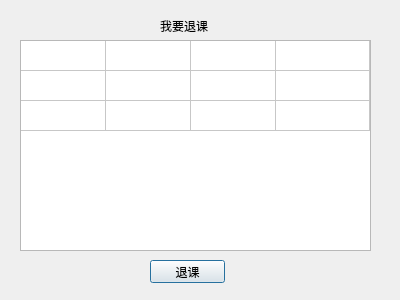
<?xml version="1.0" encoding="UTF-8"?>
<ui version="4.0">
 <class>s_5</class>
 <widget class="QDialog" name="s_5">
  <property name="geometry">
   <rect>
    <x>0</x>
    <y>0</y>
    <width>400</width>
    <height>300</height>
   </rect>
  </property>
  <property name="windowTitle">
   <string>Dialog</string>
  </property>
  <widget class="QLabel" name="label">
   <property name="geometry">
    <rect>
     <x>160</x>
     <y>20</y>
     <width>54</width>
     <height>12</height>
    </rect>
   </property>
   <property name="text">
    <string>我要退课</string>
   </property>
  </widget>
  <widget class="QPushButton" name="pushButton">
   <property name="geometry">
    <rect>
     <x>150</x>
     <y>260</y>
     <width>75</width>
     <height>23</height>
    </rect>
   </property>
   <property name="text">
    <string>退课</string>
   </property>
  </widget>
  <widget class="QTableWidget" name="tableWidget">
   <property name="geometry">
    <rect>
     <x>20</x>
     <y>40</y>
     <width>351</width>
     <height>211</height>
    </rect>
   </property>
   <property name="editTriggers">
    <set>QAbstractItemView::NoEditTriggers</set>
   </property>
   <property name="selectionBehavior">
    <enum>QAbstractItemView::SelectRows</enum>
   </property>
   <attribute name="horizontalHeaderVisible">
    <bool>false</bool>
   </attribute>
   <attribute name="horizontalHeaderCascadingSectionResizes">
    <bool>false</bool>
   </attribute>
   <attribute name="horizontalHeaderDefaultSectionSize">
    <number>85</number>
   </attribute>
   <attribute name="horizontalHeaderHighlightSections">
    <bool>true</bool>
   </attribute>
   <attribute name="horizontalHeaderShowSortIndicator" stdset="0">
    <bool>false</bool>
   </attribute>
   <attribute name="horizontalHeaderStretchLastSection">
    <bool>true</bool>
   </attribute>
   <attribute name="verticalHeaderVisible">
    <bool>false</bool>
   </attribute>
   <attribute name="verticalHeaderStretchLastSection">
    <bool>false</bool>
   </attribute>
   <row>
    <property name="text">
     <string>新建行</string>
    </property>
   </row>
   <row>
    <property name="text">
     <string>新建行</string>
    </property>
   </row>
   <row>
    <property name="text">
     <string>新建行</string>
    </property>
   </row>
   <column>
    <property name="text">
     <string>课程id</string>
    </property>
   </column>
   <column>
    <property name="text">
     <string>课程名</string>
    </property>
   </column>
   <column>
    <property name="text">
     <string>学分</string>
    </property>
   </column>
   <column>
    <property name="text">
     <string>成绩</string>
    </property>
   </column>
  </widget>
 </widget>
 <resources/>
 <connections/>
</ui>
